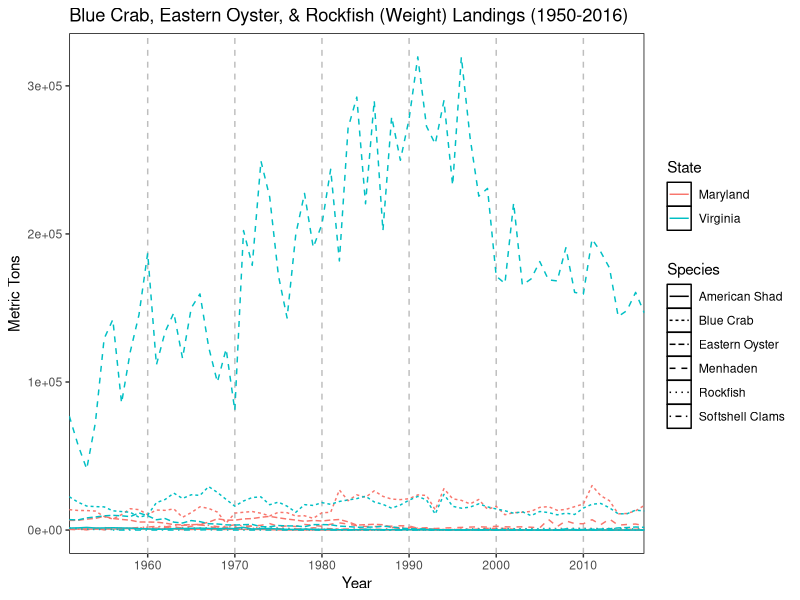
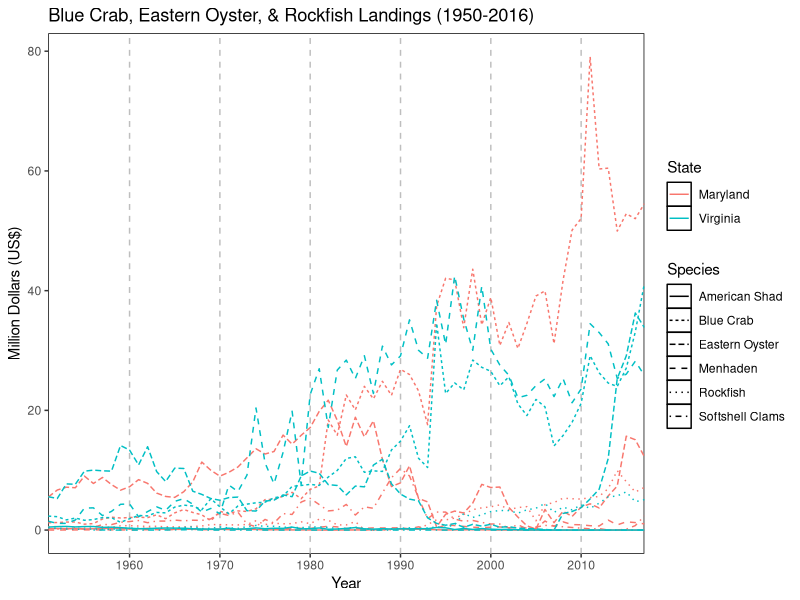
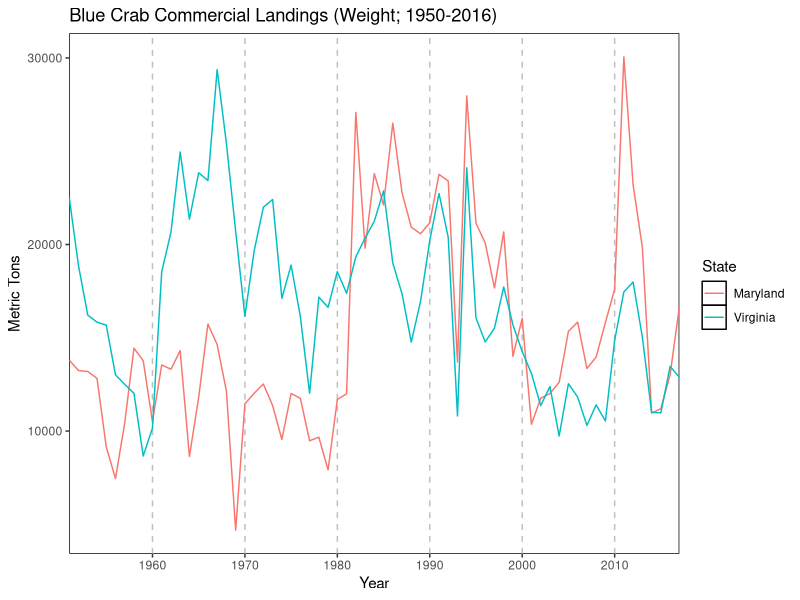
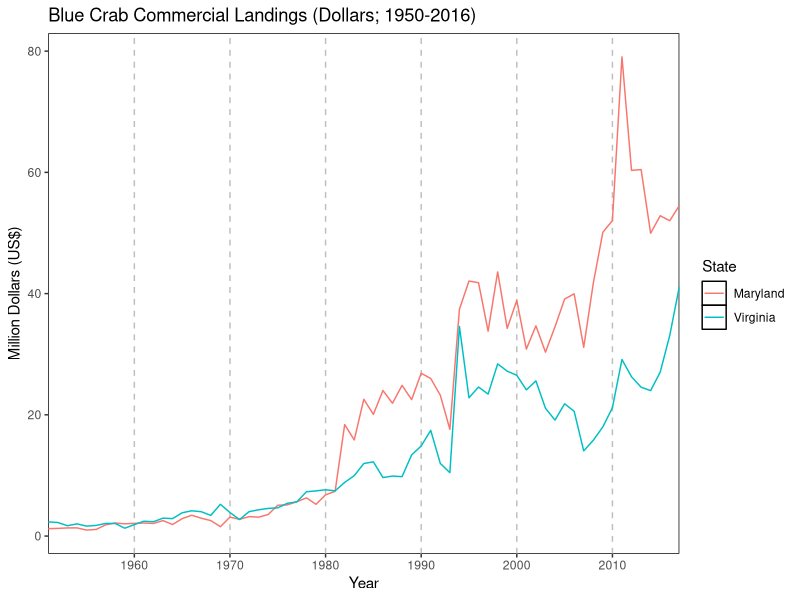
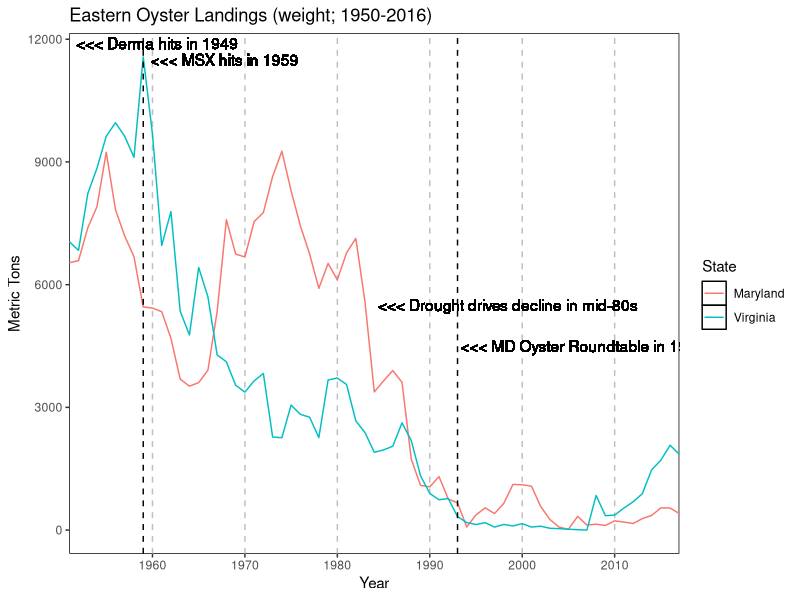
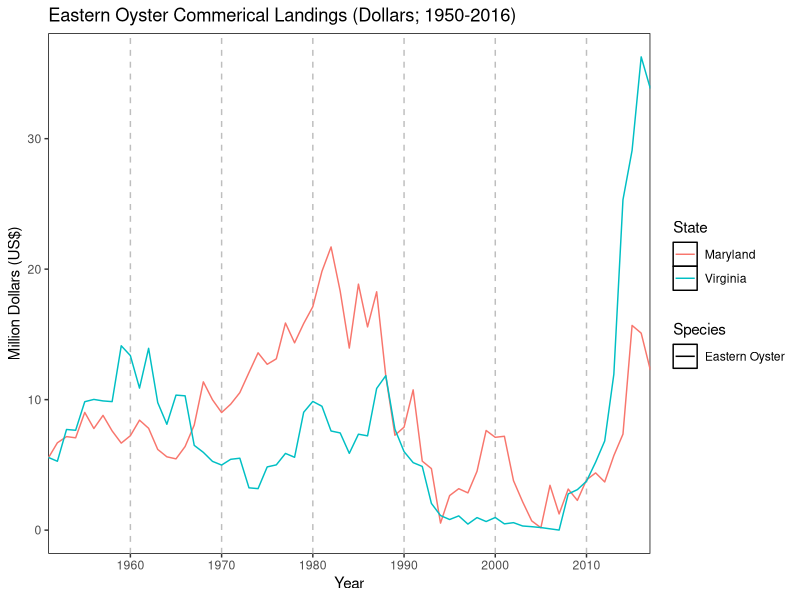
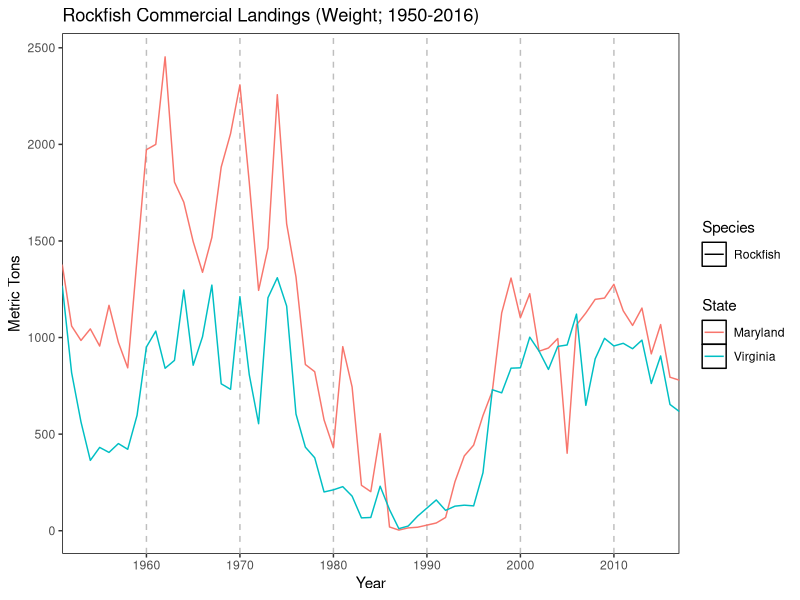
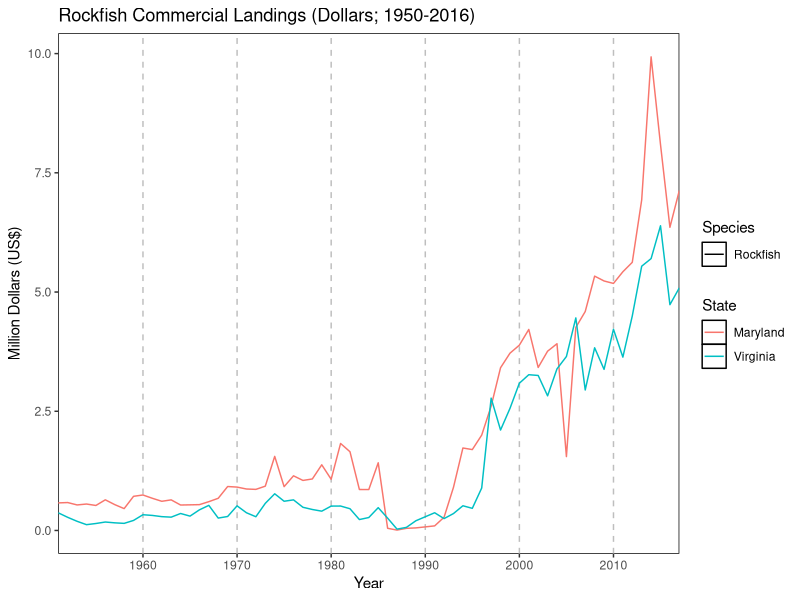

The R source for these figures, in order:
rm(list=ls())

library(tidyverse)
library(lubridate)

bc <- read.csv('data/landings_bluecrab.csv', skip = 4, stringsAsFactors = FALSE) %>%
  rename(USdollars = X.) %>%
  mutate(Year = as.Date(ISOdate(Year, 12, 31)),
         State = as.character(State),
         Metric.Tons = as.numeric(Metric.Tons),
         Pounds = as.numeric(Pounds),
         USdollars = as.numeric(USdollars)) %>%
  group_by(Year) %>%
  group_by(State, add = TRUE) %>%
  summarise(metric_tons = sum(Metric.Tons), 
            pounds = sum(Pounds),
            dollars = sum(USdollars)) %>%
  mutate(Species = 'Blue Crab')

eo <- read.csv('data/landings_easternoyster.csv', skip = 4, stringsAsFactors = FALSE) %>%
  rename(USdollars = X.) %>%
  mutate(Year = as.Date(ISOdate(Year, 12, 31)),
         State = as.character(State),
         Metric.Tons = as.numeric(Metric.Tons),
         Pounds = as.numeric(Pounds),
         USdollars = as.numeric(USdollars)) %>%
  group_by(Year, State) %>%
  summarise(metric_tons = sum(Metric.Tons), 
            pounds = sum(Pounds),
            dollars = sum(USdollars)) %>%
  mutate(Species = 'Eastern Oyster')

rf <- read.csv('data/landings_rockfish.csv', skip = 4, stringsAsFactors = FALSE) %>%
  rename(USdollars = X.) %>%
  mutate(Year = as.Date(ISOdate(Year, 12, 31)),
         State = as.character(State),
         Metric.Tons = as.numeric(Metric.Tons),
         Pounds = as.numeric(Pounds),
         USdollars = as.numeric(USdollars)) %>%
  group_by(Year, State) %>%
  summarise(metric_tons = sum(Metric.Tons), 
            pounds = sum(Pounds),
            dollars = sum(USdollars)) %>%
  mutate(Species = 'Rockfish')

mh <- read.csv('data/landings_menhaden.csv', skip = 4, stringsAsFactors = FALSE) %>%
  rename(USdollars = X.) %>%
  mutate(Year = as.Date(ISOdate(Year, 12, 31)),
         State = as.character(State),
         Metric.Tons = as.numeric(Metric.Tons),
         Pounds = as.numeric(Pounds),
         USdollars = as.numeric(USdollars)) %>%
  group_by(Year, State) %>%
  summarise(metric_tons = sum(Metric.Tons), 
            pounds = sum(Pounds),
            dollars = sum(USdollars)) %>%
  mutate(Species = 'Menhaden')

as <- read.csv('data/landings_shad.csv', skip = 4, stringsAsFactors = FALSE) %>%
  rename(USdollars = X.) %>%
  mutate(Year = as.Date(ISOdate(Year, 12, 31)),
         State = as.character(State),
         Metric.Tons = as.numeric(Metric.Tons),
         Pounds = as.numeric(Pounds),
         USdollars = as.numeric(USdollars)) %>%
  group_by(Year, State) %>%
  summarise(metric_tons = sum(Metric.Tons), 
            pounds = sum(Pounds),
            dollars = sum(USdollars)) %>%
  mutate(Species = 'American Shad')

cl <- read.csv('data/landings_clams.csv', skip = 4, stringsAsFactors = FALSE) %>%
  rename(USdollars = X.) %>%
  mutate(Year = as.Date(ISOdate(Year, 12, 31)),
         State = as.character(State),
         Metric.Tons = as.numeric(Metric.Tons),
         Pounds = as.numeric(Pounds),
         USdollars = as.numeric(USdollars)) %>%
  group_by(Year) %>%
  group_by(State, add = TRUE) %>%
  summarise(metric_tons = sum(Metric.Tons), 
            pounds = sum(Pounds),
            dollars = sum(USdollars)) %>%
  mutate(Species = 'Softshell Clams')

dat <- rbind(bc, eo, rf, mh, as, cl)



############################################
## BAY (Rockfish, Oyster, & Crabs)
############################################

fig <- ggplot(filter(dat, State %in% c('Maryland', 'Virginia'))) +
  geom_line(aes(Year, metric_tons, color = State, linetype = Species)) + 
  # geom_point(aes(Year, metric_tons, color = State, shape = Species)) +
  scale_x_date(name = 'Year',
               date_breaks = '10 years',
               date_labels = '%Y',
               expand = c(0,0)) +
  scale_y_continuous(name = 'Metric Tons') +
  ggtitle('Blue Crab, Eastern Oyster, & Rockfish (Weight) Landings (1950-2016)') +
  theme(panel.background = element_rect(fill = 'white', color = 'black'),
        panel.grid.major.x = element_line(color = 'grey', linetype = 'dashed'),
        panel.grid.major.y = element_blank(),
        panel.grid.minor = element_blank())
fig

tiff('figures/landings.tiff', height = 7, width = 10, units = 'in', res = 300, compression = 'lzw')
fig
dev.off()

## BAY plot US dollars 
fig <- ggplot(filter(dat, State %in% c('Maryland', 'Virginia'))) +
  geom_line(aes(Year, dollars/1000000, color = State, linetype = Species)) + 
  scale_x_date(name = 'Year',
               date_breaks = '10 years',
               date_labels = '%Y',
               expand = c(0,0)) +
  scale_y_continuous(name = 'Million Dollars (US$)') +
  ggtitle('Blue Crab, Eastern Oyster, & Rockfish Landings (1950-2016)') +
  theme(panel.background = element_rect(fill = 'white', color = 'black'),
        panel.grid.major.x = element_line(color = 'grey', linetype = 'dashed'),
        panel.grid.major.y = element_blank(),
        panel.grid.minor = element_blank())
fig

tiff('figures/dollars.tiff', height = 7, width = 10, units = 'in', res = 300, compression = 'lzw')
fig
dev.off()


######################
## Blue Crab
######################

fig <- ggplot(filter(dat, State %in% c('Maryland', 'Virginia'), Species == 'Blue Crab')) +
  geom_line(aes(Year, metric_tons, color = State)) + 
  # geom_point(aes(Year, metric_tons, color = State, shape = Species)) +
  scale_x_date(name = 'Year',
               date_breaks = '10 years',
               date_labels = '%Y',
               expand = c(0,0)) +
  scale_y_continuous('Metric Tons') +
  ggtitle('Blue Crab Commercial Landings (Weight; 1950-2016)') +
  theme(panel.background = element_rect(fill = 'white', color = 'black'),
        panel.grid.major.x = element_line(color = 'grey', linetype = 'dashed'),
        panel.grid.major.y = element_blank(),
        panel.grid.minor = element_blank())
fig

tiff('figures/crabs_landings.tiff', height = 7, width = 10, units = 'in', res = 300, compression = 'lzw')
fig
dev.off()

## plot US dollars
fig <- ggplot(filter(dat, State %in% c('Maryland', 'Virginia'), Species == 'Blue Crab')) +
  geom_line(aes(Year, dollars/1000000, color = State)) + 
  scale_x_date(name = 'Year',
               date_breaks = '10 years',
               date_labels = '%Y',
               expand = c(0,0)) +
  scale_y_continuous(name = 'Million Dollars (US$)') +
  ggtitle('Blue Crab Commercial Landings (Dollars; 1950-2016)') +
  theme(panel.background = element_rect(fill = 'white', color = 'black'),
        panel.grid.major.x = element_line(color = 'grey', linetype = 'dashed'),
        panel.grid.major.y = element_blank(),
        panel.grid.minor = element_blank())
fig

tiff('figures/crabs_dollars.tiff', height = 7, width = 10, units = 'in', res = 300, compression = 'lzw')
fig
dev.off()



######################
## OYSTER
######################

fig <- ggplot(filter(dat, State %in% c('Maryland', 'Virginia'), Species == 'Eastern Oyster')) +
  geom_line(aes(Year, metric_tons, color = State)) + 
  # geom_line(aes(Year, filter(dat$metric_tons, State == 'Maryland', Species == 'Eastern Oyster'))) + 
  # geom_point(aes(Year, metric_tons, color = State, shape = Species)) +
  geom_vline(xintercept = as.Date('1959-01-01'), linetype = 'dashed') +
  geom_vline(xintercept = as.Date('1993-01-01'), linetype = 'dashed') +
  geom_text(x = as.Date('1950-01-01'), y = 11900, label = '<<< Derma hits in 1949',
            hjust = -0.1) +
  geom_text(x = as.Date('1959-01-01'), y = 11500, label = '<<< MSX hits in 1959',
            hjust = -0.05) +
  geom_text(x = as.Date('1983-01-01'), y = 5500, label = '<<< Drought drives decline in mid-80s',
            hjust = -0.05) +
  geom_text(x = as.Date('1992-01-01'), y = 4500, label = '<<< MD Oyster Roundtable in 1993',
            hjust = -0.05) +
  scale_x_date(name = 'Year',
               date_breaks = '10 years',
               date_labels = '%Y',
               expand = c(0,0)) +
  scale_y_continuous(name = 'Metric Tons') +
  ggtitle('Eastern Oyster Landings (weight; 1950-2016)') +
  theme(panel.background = element_rect(fill = 'white', color = 'black'),
        panel.grid.major.x = element_line(color = 'grey', linetype = 'dashed'),
        panel.grid.major.y = element_blank(),
        panel.grid.minor = element_blank())
fig

tiff('figures/oyster_landings.tiff', height = 7, width = 10, units = 'in', res = 300, compression = 'lzw')
fig
dev.off()

## plot US dollars
fig <- ggplot(filter(dat, State %in% c('Maryland', 'Virginia'), Species == 'Eastern Oyster')) +
  # geom_line(aes(Year, dollars/1000000, linetype = Species)) + 
  geom_line(aes(Year, dollars/1000000, color = State, linetype = Species)) + 
  scale_x_date(name = 'Year',
               date_breaks = '10 years',
               date_labels = '%Y',
               expand = c(0,0)) +
  scale_y_continuous(name = 'Million Dollars (US$)') +
  ggtitle('Eastern Oyster Commerical Landings (Dollars; 1950-2016)') +
  theme(panel.background = element_rect(fill = 'white', color = 'black'),
        panel.grid.major.x = element_line(color = 'grey', linetype = 'dashed'),
        panel.grid.major.y = element_blank(),
        panel.grid.minor = element_blank())
fig

tiff('figures/oysters_dollars.tiff', height = 7, width = 10, units = 'in', res = 300, compression = 'lzw')
fig
dev.off()



######################
## ROCKFISH
######################

fig <- ggplot(filter(dat, State %in% c('Maryland', 'Virginia'), Species == 'Rockfish')) +
  geom_line(aes(Year, metric_tons, color = State, linetype = Species)) + 
  # geom_point(aes(Year, metric_tons, color = State, shape = Species)) +
  scale_x_date(name = 'Year',
               date_breaks = '10 years',
               date_labels = '%Y',
               expand = c(0,0)) +
  scale_y_continuous('Metric Tons') +
  ggtitle('Rockfish Commercial Landings (Weight; 1950-2016)') +
  theme(panel.background = element_rect(fill = 'white', color = 'black'),
        panel.grid.major.x = element_line(color = 'grey', linetype = 'dashed'),
        panel.grid.major.y = element_blank(),
        panel.grid.minor = element_blank())
fig

tiff('figures/rockfish_landings.tiff', height = 7, width = 10, units = 'in', res = 300, compression = 'lzw')
fig
dev.off()

## plot US dollars
fig <- ggplot(filter(dat, State %in% c('Maryland', 'Virginia'), Species == 'Rockfish')) +
  # geom_line(aes(Year, dollars/1000000, linetype = Species)) + 
  geom_line(aes(Year, dollars/1000000, color = State, linetype = Species)) + 
  scale_x_date(name = 'Year',
               date_breaks = '10 years',
               date_labels = '%Y',
               expand = c(0,0)) +
  scale_y_continuous(name = 'Million Dollars (US$)') +
  ggtitle('Rockfish Commercial Landings (Dollars; 1950-2016)') +
  theme(panel.background = element_rect(fill = 'white', color = 'black'),
        panel.grid.major.x = element_line(color = 'grey', linetype = 'dashed'),
        panel.grid.major.y = element_blank(),
        panel.grid.minor = element_blank())
fig

tiff('figures/rockfish_dollars.tiff', height = 7, width = 10, units = 'in', res = 300, compression = 'lzw')
fig
dev.off()



######################
## MENHADEN
######################

fig <- ggplot(filter(dat, State %in% c('Maryland', 'Virginia'), Species == 'Menhaden')) +
  geom_line(aes(Year, metric_tons, color = State, linetype = Species)) + 
  # geom_point(aes(Year, metric_tons, color = State, shape = Species)) +
  scale_x_date(name = 'Year',
               date_breaks = '10 years',
               date_labels = '%Y',
               expand = c(0,0)) +
  scale_y_continuous('Metric Tons') +
  ggtitle('Menhaden Commercial Landings (Weight; 1950-2016)') +
  theme(panel.background = element_rect(fill = 'white', color = 'black'),
        panel.grid.major.x = element_line(color = 'grey', linetype = 'dashed'),
        panel.grid.major.y = element_blank(),
        panel.grid.minor = element_blank())
fig

tiff('figures/menhaden_landings.tiff', height = 7, width = 10, units = 'in', res = 300, compression = 'lzw')
fig
dev.off()

## plot US dollars
fig <- ggplot(filter(dat, State %in% c('Maryland', 'Virginia'), Species == 'Menhaden')) +
  # geom_line(aes(Year, dollars/1000000, linetype = Species)) + 
  geom_line(aes(Year, dollars/1000000, color = State, linetype = Species)) + 
  scale_x_date(name = 'Year',
               date_breaks = '10 years',
               date_labels = '%Y',
               expand = c(0,0)) +
  scale_y_continuous(name = 'Million Dollars (US$)') +
  ggtitle('Menhaden Commercial Landings (Dollars; 1950-2016)') +
  theme(panel.background = element_rect(fill = 'white', color = 'black'),
        panel.grid.major.x = element_line(color = 'grey', linetype = 'dashed'),
        panel.grid.major.y = element_blank(),
        panel.grid.minor = element_blank())
fig

tiff('figures/menhaden_dollars.tiff', height = 7, width = 10, units = 'in', res = 300, compression = 'lzw')
fig
dev.off()


######################
## AMERICAN SHAD
######################

fig <- ggplot(filter(dat, State %in% c('Maryland', 'Virginia'), Species == 'American Shad')) +
  geom_line(aes(Year, metric_tons, color = State, linetype = Species)) + 
  # geom_point(aes(Year, metric_tons, color = State, shape = Species)) +
  scale_x_date(name = 'Year',
               date_breaks = '10 years',
               date_labels = '%Y',
               expand = c(0,0)) +
  scale_y_continuous('Metric Tons') +
  ggtitle('American Shad Commercial Landings (Weight; 1950-2016)') +
  theme(panel.background = element_rect(fill = 'white', color = 'black'),
        panel.grid.major.x = element_line(color = 'grey', linetype = 'dashed'),
        panel.grid.major.y = element_blank(),
        panel.grid.minor = element_blank())
fig

tiff('figures/shad_landings.tiff', height = 7, width = 10, units = 'in', res = 300, compression = 'lzw')
fig
dev.off()

## plot US dollars
fig <- ggplot(filter(dat, State %in% c('Maryland', 'Virginia'), Species == 'American Shad')) +
  # geom_line(aes(Year, dollars/1000000, linetype = Species)) + 
  geom_line(aes(Year, dollars/1000000, color = State, linetype = Species)) + 
  scale_x_date(name = 'Year',
               date_breaks = '10 years',
               date_labels = '%Y',
               expand = c(0,0)) +
  scale_y_continuous(name = 'Million Dollars (US$)') +
  ggtitle('American Shad Commercial Landings (Dollars; 1950-2016)') +
  theme(panel.background = element_rect(fill = 'white', color = 'black'),
        panel.grid.major.x = element_line(color = 'grey', linetype = 'dashed'),
        panel.grid.major.y = element_blank(),
        panel.grid.minor = element_blank())
fig

tiff('figures/shad_dollars.tiff', height = 7, width = 10, units = 'in', res = 300, compression = 'lzw')
fig
dev.off()


######################
## SOFTSHELL CLAMS
######################

fig <- ggplot(filter(dat, State %in% c('Maryland', 'Virginia'), Species == 'Softshell Clams')) +
  geom_line(aes(Year, metric_tons, color = State, linetype = Species)) + 
  # geom_point(aes(Year, metric_tons, color = State, shape = Species)) +
  scale_x_date(name = 'Year',
               date_breaks = '10 years',
               date_labels = '%Y',
               expand = c(0,0)) +
  scale_y_continuous('Metric Tons') +
  ggtitle('Softshell Clams Commercial Landings (Weight; 1950-2016)') +
  theme(panel.background = element_rect(fill = 'white', color = 'black'),
        panel.grid.major.x = element_line(color = 'grey', linetype = 'dashed'),
        panel.grid.major.y = element_blank(),
        panel.grid.minor = element_blank())
fig

tiff('figures/clams_landings.tiff', height = 7, width = 10, units = 'in', res = 300, compression = 'lzw')
fig
dev.off()

## plot US dollars
fig <- ggplot(filter(dat, State %in% c('Maryland', 'Virginia'), Species == 'Softshell Clams')) +
  # geom_line(aes(Year, dollars/1000000, linetype = Species)) + 
  geom_line(aes(Year, dollars/1000000, color = State)) + 
  scale_x_date(name = 'Year',
               date_breaks = '10 years',
               date_labels = '%Y',
               expand = c(0,0)) +
  scale_y_continuous(name = 'Million Dollars (US$)') +
  ggtitle('Softshell Clams Commercial Landings (Dollars; 1950-2016)') +
  theme(panel.background = element_rect(fill = 'white', color = 'black'),
        panel.grid.major.x = element_line(color = 'grey', linetype = 'dashed'),
        panel.grid.major.y = element_blank(),
        panel.grid.minor = element_blank())
fig

tiff('figures/clams_dollars.tiff', height = 7, width = 10, units = 'in', res = 300, compression = 'lzw')
fig
dev.off()
